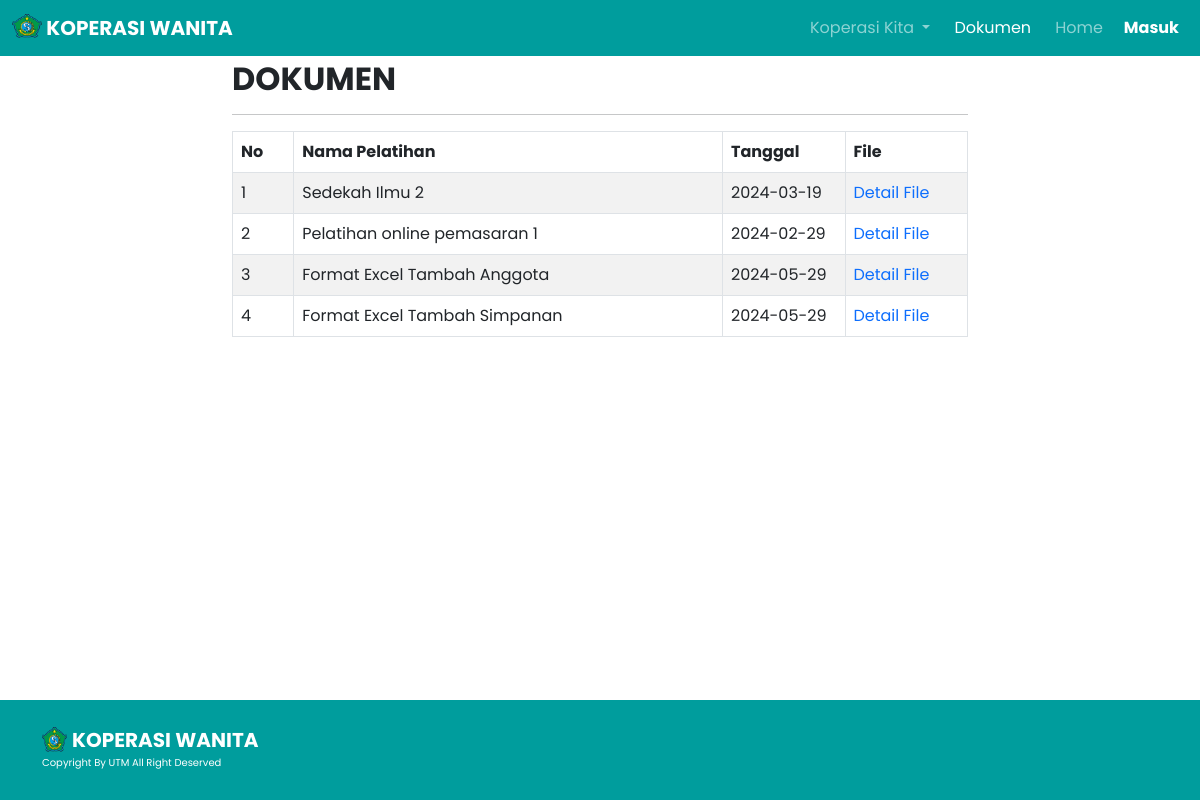
The app's page /user/dokumen.php with its own data.
### tables this page shows
CREATE TABLE `set_web` (
  `id_set` int(11) NOT NULL,
  `nama_koperasi` varchar(128) DEFAULT NULL,
  `deskripsi_koperasi` varchar(1024) DEFAULT NULL,
  `alamat_koperasi` varchar(128) DEFAULT NULL,
  `telp_koperasi` varchar(128) DEFAULT NULL,
  `email_koperasi` varchar(128) DEFAULT NULL,
  `logo_koperasi` varchar(128) NOT NULL
);

CREATE TABLE `materi` (
  `id_materi` int(11) NOT NULL,
  `nama_materi` varchar(128) DEFAULT NULL,
  `tgl_pelatihan` varchar(64) DEFAULT NULL,
  `dokumen_materi` varchar(2000) DEFAULT NULL
);

### navbar/title.php (called while the page is built, shortened)
<?php
$koperasi = select("SELECT * FROM set_web");
?>

### user/dokumen.php (the view, shortened to what this page needs)
<?php
include '../database.php';
function select($query) {
    global $db;
    $result = mysqli_query($db, $query);
    $rows = [];
    while ($row = mysqli_fetch_assoc($result)) {
        $rows[] = $row;
    }
    return $rows;
}
$data_materi = select("SELECT * FROM materi");
?>
<!doctype html>
<html lang="en">
  <head>
    <link href="https://cdn.jsdelivr.net/npm/bootstrap@5.0.2/dist/css/bootstrap.min.css" rel="stylesheet">
    <link rel="stylesheet" href="https://cdn.datatables.net/2.0.0/css/dataTables.bootstrap5.css">
    <link rel="stylesheet" href="https://cdn.datatables.net/buttons/3.0.1/css/buttons.dataTables.css">
    <link rel="stylesheet" href="https://cdnjs.cloudflare.com/ajax/libs/twitter-bootstrap/5.3.0/css/bootstrap.min.css">
    <link rel="stylesheet" href="../css/docstyle.css">
<?php
    include '../navbar/title.php'
    ?>
  </head>
  <body>
    <?php
    include '../navbar/nav.php'
    ?>
    <section id="hero">
        <div class="container">
            <div class="row h-100 tabel">
                <div class="box col-md-8 hero-tagline my-auto mx-auto table-responsive align-items-center">
                    <table class="table table-bordered table-striped mt-3 zi" id="tabledoc">
                    <h2 style="font-family: Poppins;"><b>DOKUMEN</b></h2>
                        <hr>
                        <thead>
                            <tr>
                                <th class="col-md-1 text-start">No</th>
                                <th class="col-md-7">Nama Pelatihan</th>
                                <th class="col-md-2 text-start">Tanggal</th>
                                <th class="col-md-2">File</th>
                            </tr>
                        </thead>
                        <tbody>
                            <?php
                                $no = 1;
                            ?>
                            <?php
                            foreach ($data_materi as $materi): ?>
                            <tr>
                                <td class="text-start"><?= $no++; ?></td>
                                <td><?= $materi['nama_materi']; ?></td>
                                <td class="text-start"><?= $materi['tgl_pelatihan']; ?></td>
                                <td><a class="pdf_style" href="../admin/download.php?file=<?=urlencode($materi['dokumen_materi']); ?>" target="_blank">Detail File</a></td>
                            </tr>
                            <?php endforeach; ?>
                        </tbody>
                    </table>
                </div>
            </div>
        </div>
    </section>
    <?php
        include '../footer/footer.php'
    ?>
  </body>
</html>

### navbar/nav.php (shortened to what this page needs)
<?php
$koperasi = select("SELECT * FROM set_web");
foreach ($koperasi as $koperasiku):
?>
<nav class="navbar navbar-expand-lg navbar-dark position-fixed w-100" style="background-color: #009D9D; ">
        <div class="container-fluid">
        <a class="navbar-brand" href="../index.php">
            <img src="../assets/img/<?=$koperasiku['logo_koperasi'];?>" alt="" width="30" height="24" class="d-inline-block align-text-top">
            <?=$koperasiku['nama_koperasi'];?></a>
        <div class="collapse navbar-collapse justify-content-end" id="navbarNav">
            <ul class="navbar-nav">
                <li class="nav-item dropdown" onmouseover="showDropdown2()" onmouseout="hideDropdown2()">
                    <a class="nav-link dropdown-toggle mx-1" href="#" id="navbarDropdownMenuLink" role="button" data-bs-toggle="dropdown" aria-expanded="false">
                       Koperasi Kita
                    </a>
                </li>
                <li class="nav-item">
                    <a class="nav-link <?php if (basename($_SERVER['PHP_SELF']) == 'dokumen.php') echo 'active'; ?> mx-1" aria-current="page" href="./dokumen.php">Dokumen</a>
                </li>
                <li class="nav-item">
                    <a class="nav-link <?php if (basename($_SERVER['PHP_SELF']) == '../index.php') echo 'active'; ?> mx-1" aria-current="page" href="../index.php">Home</a>
                </li>
            </ul>
            <?php
            if(isset($_SESSION['IsUser'])) {
                ?>
                <div><button class="btn btn-outline-danger btn-sm link-up" data-bs-toggle="modal" data-bs-target="#logoutAkun">Logout</button></div>
                <?php
            } else {
                ?>
                <div><button class="btn btn-outline-light btn-sm link-up"><a class="link-up4" href="../index.php">Masuk</a></button></div>
                <?php
            }
            ?>
            </div>
        </div>
    </nav>
<?php
endforeach;
?>

### footer/footer.php (shortened to what this page needs)
<?php
$koperasi = select("SELECT * FROM set_web");
foreach ($koperasi as $koperasiku):
?>
<footer class="d-flex align-items-center">
        <div class="container-fluid ">
            <div class="container">
                <div class="row">
                    <div class="col-md-7 d-flex align-items-center">
                        <img class="imgfoot" src="../assets/img/<?=$koperasiku['logo_koperasi'];?>" alt="">
                        <a href="../index.php"><?= $koperasiku['nama_koperasi']; ?></a>
                    </div>
                </div>
                <div class="row  copyright  ">
                    <div class="col-12">
                        <p>Copyright By UTM All Right Deserved</p>
                    </div>
                </div>
            </div>
        </div>
    </footer>
    <?php
endforeach;
?>

### css/docstyle.css (style rules this page uses)
body { font-family: 'Poppins', sans-serif; min-height: 100vh; display: flex; flex-direction: column; }
.navbar { z-index: 3; }
* { z-index: 2; }
.navbar-brand { font-weight: 700 ; }
.nav-link { font-size: 16px; }
.link-up { text-decoration: none; font-size: 16px; color: white; border-color: #009D9D; font-weight: bold; }
.link-up4 { text-decoration: none; color: white; }
#hero { margin-top: 5%; height: 100%; width: 100%; margin-bottom: 5%; }
.pdf_style { text-decoration: none; }
footer { width: 100%; height: 100px; padding-top: 10px; margin-top: auto; background: #009D9D; }
.imgfoot { width: 25px; height: 25px; margin-right: 5px; }
.copyright { text-align: left; color: white; font-size: 10px; }
footer a { font-family: Poppins; font-style: normal; font-weight: bold; font-size: 20px; line-height: 30px; color: white; text-decoration: none; }

### records on screen
set_web: logo_koperasi (picture), nama_koperasi "KOPERASI WANITA"
materi: nama_materi "Sedekah Ilmu 2", tgl_pelatihan "2024-03-19"
materi: nama_materi "Pelatihan online pemasaran 1", tgl_pelatihan "2024-02-29"
materi: nama_materi "Format Excel Tambah Anggota", tgl_pelatihan "2024-05-29"
materi: nama_materi "Format Excel Tambah Simpanan", tgl_pelatihan "2024-05-29"
